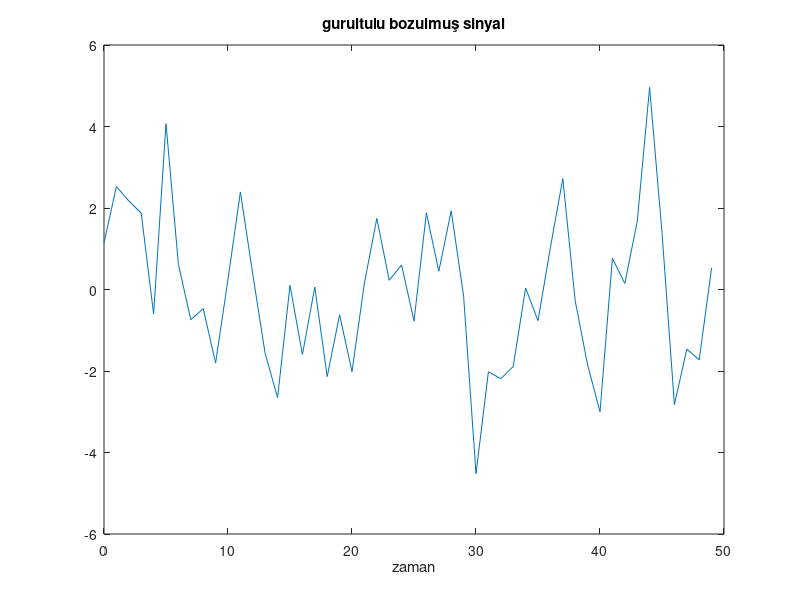
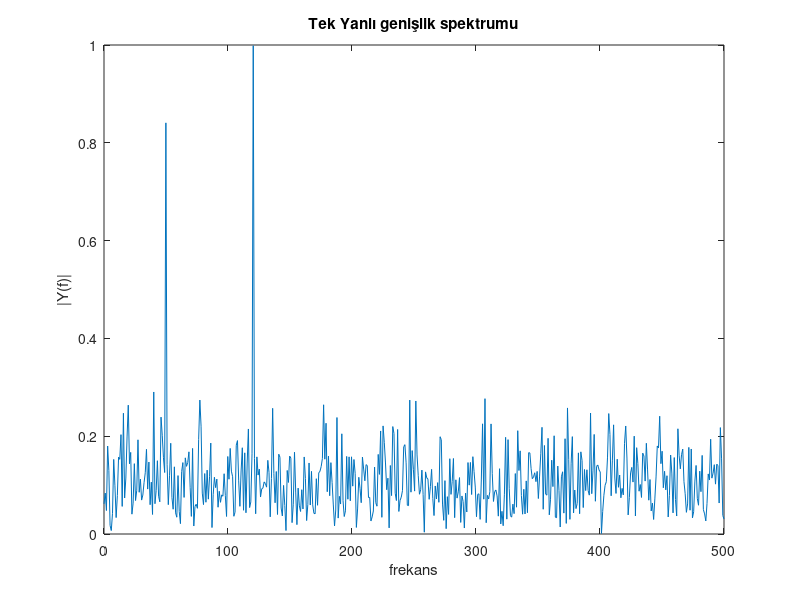

Source code (MATLAB) for these figures, in order:
Fs  = 1000;
T = 1 / Fs;
L = 1000;
t = (0:L-1)*T;
x = 0.7*sin(2*pi*50*t);
y = 1*sin(2*pi*120*t);
z = x+y;
a = z+2*randn(size(t));
plot(Fs*t(1:50),a(1:50));
title('gurultulu bozulmuş sinyal')
xlabel('zaman')
NFFT= 2^nextpow2(L);
Y= fft(a,NFFT)/L;
f = Fs/2*linspace(0,1,NFFT/2);

figure
plot(f,2*abs(Y(1:NFFT/2)))
title('Tek Yanlı genişlik spektrumu')
xlabel('frekans')
ylabel('|Y(f)|')
